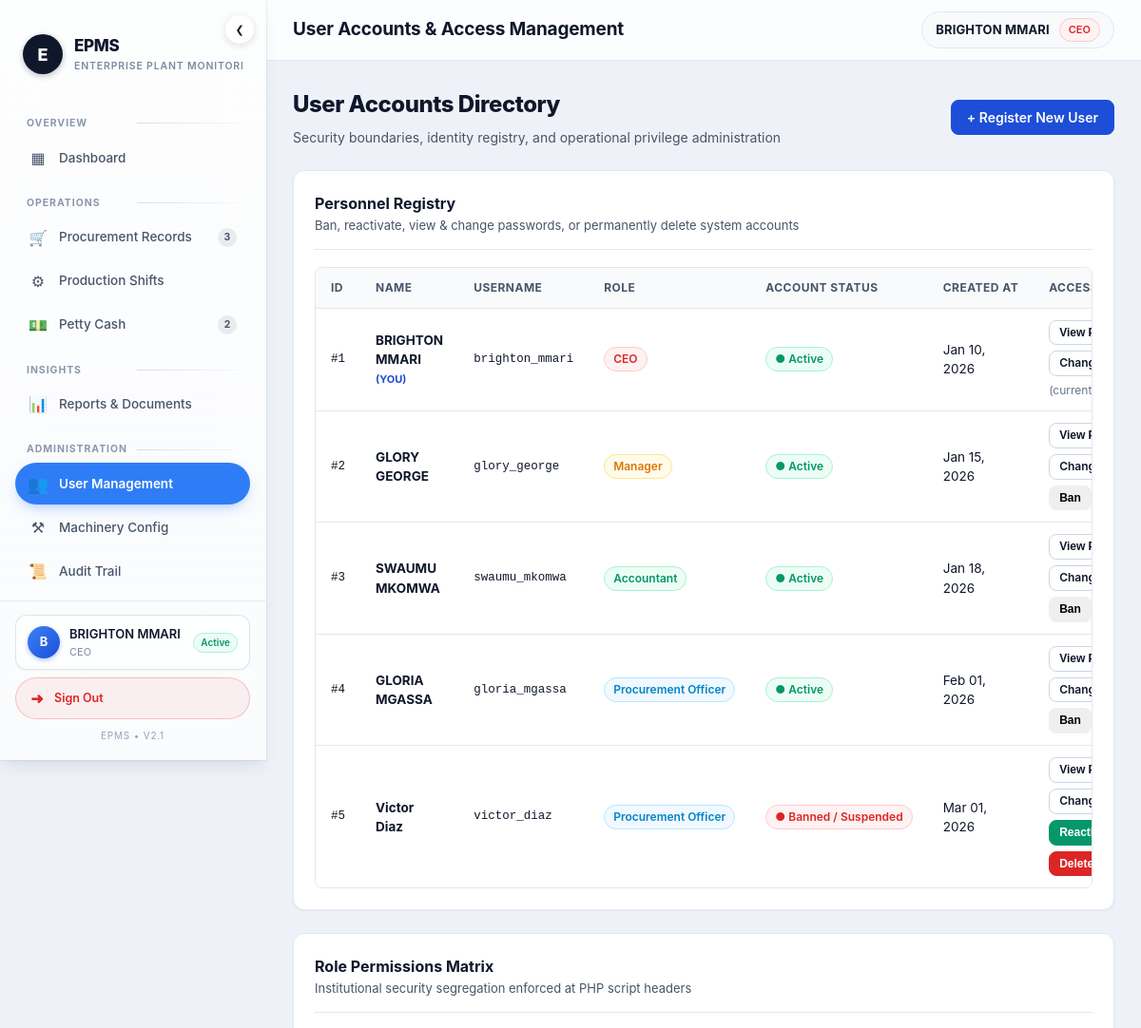
The page /users.php (signed in, upper part) on the database as committed earlier.
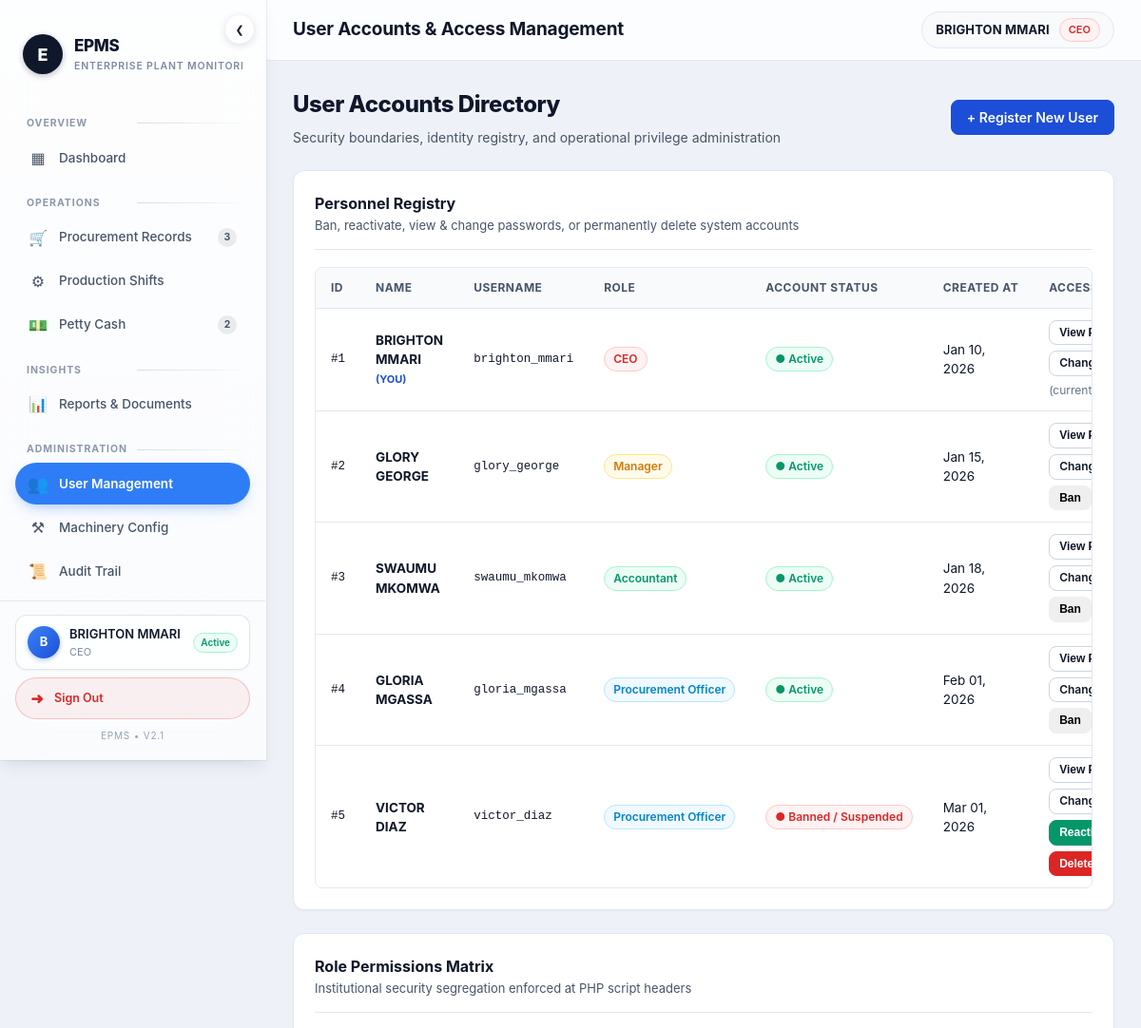
The same page on the database as committed later.
### tables this page shows
CREATE TABLE `users` (
  `id` INT UNSIGNED NOT NULL AUTO_INCREMENT,
  `name` VARCHAR(120) NOT NULL,
  `username` VARCHAR(60) NOT NULL,
  `password_hash` VARCHAR(255) NOT NULL,
  `password_encrypted` VARBINARY(512) NULL,
  `role` VARCHAR(40) NOT NULL,
  `status` VARCHAR(20) NOT NULL DEFAULT 'Active',
  `created_at` DATETIME NOT NULL DEFAULT CURRENT_TIMESTAMP,
  PRIMARY KEY (`id`),
  UNIQUE KEY `uq_users_username` (`username`)
);

### includes/functions.php (called while the page is built, shortened)
<?php
function formatDate(string $date): string {
    return date('M d, Y', strtotime($date));
}

### users.php (the view, shortened to what this page needs)
<?php
require_once __DIR__ . '/includes/functions.php';
$pageTitle = 'User Accounts & Access Management';
$users = $db->query("SELECT * FROM users ORDER BY id ASC")->fetchAll();
$showNewForm = isset($_GET['action']) && $_GET['action'] === 'new';
include __DIR__ . '/components/header.php';
?>
<main class="page-container">
    <div class="page-header" style="display:flex; justify-content:space-between; align-items:center; flex-wrap:wrap; gap:12px;">
        <div>
            <h2 class="page-title">User Accounts Directory</h2>
            <p class="page-subtitle">Security boundaries, identity registry, and operational privilege administration</p>
        </div>
        <div style="display:flex; gap:10px;">
            <?php if (!$showNewForm): ?>
                <a href="/users.php?action=new" class="btn btn-primary">+ Register New User</a>
            <?php else: ?>
                <a href="/users.php" class="btn btn-secondary">&larr; Back to Users</a>
            <?php endif; ?>
        </div>
    </div>
    <div class="card">
        <div class="card-header">
            <div>
                <h3 class="card-title">Personnel Registry</h3>
                <p class="card-subtitle">Ban, reactivate, view &amp; change passwords, or permanently delete system accounts</p>
            </div>
        </div>
        <div class="table-responsive">
            <table class="table">
                <thead>
                    <tr>
                        <th>ID</th>
                        <th>Name</th>
                        <th>Username</th>
                        <th>Role</th>
                        <th>Account Status</th>
                        <th>Created At</th>
                        <th>Access Governance</th>
                    </tr>
                </thead>
                <tbody>
                    <?php foreach ($users as $u):
                        $roleClass = match($u['role']) {
                            'CEO' => 'badge-danger',
                            'Manager' => 'badge-warning',
                            'Accountant' => 'badge-success',
                            'Procurement Officer' => 'badge-info',
                            default => 'badge-secondary',
                        };
                        $isCurrent = $u['id'] == $currentUserId;
                    ?>
                        <tr>
                            <td class="mono">#<?= $u['id'] ?></td>
                            <td>
                                <strong><?= htmlspecialchars($u['name']) ?></strong>
                                <?php if ($isCurrent): ?>
                                    <span style="font-size:11px; color:var(--primary); font-weight:700;">(YOU)</span>
                                <?php endif; ?>
                            </td>
                            <td class="mono"><?= htmlspecialchars($u['username']) ?></td>
                            <td><span class="badge <?= $roleClass ?>"><?= htmlspecialchars($u['role']) ?></span></td>
                            <td>
                                <?php if ($u['status'] === 'Active'): ?>
                                    <span class="badge badge-success">&#9679; Active</span>
                                <?php else: ?>
                                    <span class="badge badge-danger">&#9679; Banned / Suspended</span>
                                <?php endif; ?>
                            </td>
                            <td><?= formatDate($u['created_at']) ?></td>
                            <td>
                                <div style="display:flex; gap:6px; align-items:center; flex-wrap:wrap;">
                                    <form method="POST" action="/users.php" style="display:inline;">
                                        <button type="submit" class="btn btn-secondary btn-sm" onclick="return confirm('Reveal the password of <?= htmlspecialchars($u['name']) ?>? This action is recorded in the Audit Trail.');">
                                            View Password
                                        </button>
                                    </form>
                                    <a href="/users.php?action=password&user_id=<?= (int)$u['id'] ?>" class="btn btn-secondary btn-sm">Change Password</a>
                                    <?php if (!$isCurrent): ?>
                                        <form method="POST" action="/users.php" style="display:inline;">
                                            <?php if ($u['status'] === 'Active'): ?>
                                                <button type="submit" class="btn btn-warning btn-sm" onclick="return confirm('Suspend user <?= htmlspecialchars($u['name']) ?>? They will be unable to sign in.');">
                                                    Ban
                                                </button>
                                            <?php else: ?>
                                                <button type="submit" class="btn btn-success btn-sm">
                                                    Reactivate
                                                </button>
                                            <?php endif; ?>
                                        </form>
                                        <form method="POST" action="/users.php" style="display:inline;" onsubmit="return confirm('PERMANENT ACTION: Completely DELETE user <?= htmlspecialchars($u['name']) ?>? The account is removed for good; historical business records are preserved.');">
                                            <button type="submit" class="btn btn-danger btn-sm" style="background:#dc2626;">
                                                Delete
                                            </button>
                                        </form>
                                    <?php else: ?>
                                        <span style="font-size:12px; color:var(--text-subtle);">(current user)</span>
                                    <?php endif; ?>
                                </div>
                            </td>
                        </tr>
                    <?php endforeach; ?>
                </tbody>
            </table>
        </div>
    </div>
    <div class="card">
        <div class="card-header">
            <div>
                <h3 class="card-title">Role Permissions Matrix</h3>
                <p class="card-subtitle">Institutional security segregation enforced at PHP script headers</p>
            </div>
        </div>
    </div>
</main>
<?php include __DIR__ . '/components/footer.php'; ?>

### components/header.php (shortened to what this page needs)
<?php
$pageTitle = $pageTitle ?? 'Factory Operations';
$currentUserId = $_SESSION['user_id'] ?? 0;
$currentUserRole = $_SESSION['user_role'] ?? 'Guest';
$roleBadgeClass = match($currentUserRole) {
    'CEO' => 'badge-danger',
    'Manager' => 'badge-warning',
    'Accountant' => 'badge-success',
    'Procurement Officer' => 'badge-info',
    default => 'badge-secondary',
};
?>
<!DOCTYPE html>
<html lang="en">
<head>
    <link rel="stylesheet" href="/assets/css/style.css">
</head>
<body>
<div class="app-layout">
    <?php include __DIR__ . '/sidebar.php'; ?>
    <div class="app-main">
        <header class="app-header">
            <div class="header-title-wrap">
                <h1 class="header-page-title"><?= htmlspecialchars($pageTitle) ?></h1>
            </div>
            <div class="header-actions">
                <div class="header-user-chip" title="Signed-in account">
                    <span class="header-user-name"><?= htmlspecialchars($currentUserName) ?></span>
                    <span class="badge <?= $roleBadgeClass ?>"><?= htmlspecialchars($currentUserRole) ?></span>
                </div>
            </div>
        </header>

### components/sidebar.php (shortened to what this page needs)
<?php
$currentUserRole  = $_SESSION['user_role'] ?? 'Guest';
$currentUserStatus = $_SESSION['user_status'] ?? 'Active';
$currentUserName  = $_SESSION['user_name'] ?? 'Guest User';
$currentUserInitial = strtoupper(mb_substr($currentUserName, 0, 1));
$activeNav = $activeNav ?? 'dashboard';
$isPo = $currentUserRole === 'Procurement Officer';
$pendingPoCount = 0;
if (isset($db) && $db) {
    try {
        if ($isPo) {
            $pendingPoCount = (int)$db->query(
                "SELECT COUNT(*) FROM procurement_entries WHERE status NOT IN ('Finalized', 'Rejected')"
            )->fetchColumn();
        } elseif ($currentUserRole === 'Manager') {
            $pendingPoCount = (int)$db->query(
                "SELECT COUNT(*) FROM procurement_entries WHERE status IN ('Pending Manager Review', 'Pending Approval')"
            )->fetchColumn();
        } elseif ($currentUserRole === 'Accountant') {
            $pendingPoCount = (int)$db->query(
                "SELECT COUNT(*) FROM procurement_entries WHERE status = 'Pending Accountant Review'"
            )->fetchColumn();
        } else {
            $pendingPoCount = (int)$db->query(
                "SELECT COUNT(*) FROM procurement_entries WHERE status NOT IN ('Finalized', 'Rejected')"
            )->fetchColumn();
        }
        if (!$isPo) {
            $openFloatCount = (int)$db->query(
                "SELECT COUNT(*) FROM petty_cash_issuances WHERE status = 'Active'"
            )->fetchColumn();
        }
    } catch (Exception $e) {
    }
}
function nav_item(string $href, string $icon, string $label, string $key, string $activeNav, int $badge = 0): void
{
    $active = $activeNav === $key;
    ?>
    <li class="nav-item <?= $active ? 'active' : '' ?>">
        <a href="<?= htmlspecialchars($href) ?>" data-tooltip="<?= htmlspecialchars($label) ?>">
            <span class="nav-icon"><?= $icon ?></span>
            <span class="nav-text"><?= htmlspecialchars($label) ?></span>
            <?php if ($badge > 0): ?>
                <span class="nav-badge" aria-label="<?= (int)$badge ?> pending"><?= $badge > 99 ? '99+' : $badge ?></span>
            <?php endif; ?>
        </a>
    </li>
    <?php
}
    ?>
<aside class="app-sidebar" id="app-sidebar" data-collapsed="false">
    <button type="button" class="sidebar-toggle" id="sidebar-toggle" aria-expanded="true"
            aria-controls="app-sidebar" aria-label="Collapse sidebar">
        <span class="sidebar-toggle-arrow">&#10094;</span>
    </button>
    <div class="sidebar-brand">
        <div class="brand-icon">E</div>
        <div class="brand-text">
            <h1>EPMS</h1>
            <span>Enterprise Plant Monitoring</span>
        </div>
    </div>
    <nav class="sidebar-nav">
        <?php if ($isPo): ?>
        <div class="nav-section-title"><span class="nav-text">Procurement</span></div>
        <ul class="nav-list">
            <?php nav_item('/procurement.php', '&#128722;', 'Procurement Records', 'procurement', $activeNav, $pendingPoCount); ?>
            <?php nav_item('/reports.php', '&#128202;', 'Reports', 'reports', $activeNav); ?>
        </ul>
        <?php else: ?>
        <div class="nav-section-title"><span class="nav-text">Overview</span></div>
        <ul class="nav-list">
            <?php nav_item('/dashboard.php', '&#9638;', 'Dashboard', 'dashboard', $activeNav); ?>
        </ul>
        <div class="nav-section-title"><span class="nav-text">Operations</span></div>
        <ul class="nav-list">
            <?php nav_item('/procurement.php', '&#128722;', 'Procurement Records', 'procurement', $activeNav, $pendingPoCount); ?>
        </ul>
        <div class="nav-section-title"><span class="nav-text">Insights</span></div>
        <ul class="nav-list">
        </ul>
        <?php if ($currentUserRole === 'CEO'): ?>
        <div class="nav-section-title"><span class="nav-text">Administration</span></div>
        <ul class="nav-list">
            <?php nav_item('/users.php', '&#128101;', 'User Management', 'users', $activeNav); ?>
        </ul>
        <?php endif; ?>
        <?php endif; ?>
    </nav>
    <div class="sidebar-footer">
        <div class="sidebar-user-card" data-tooltip="<?= htmlspecialchars($currentUserName) ?>">
            <div class="user-avatar-sm"><?= htmlspecialchars($currentUserInitial) ?></div>
            <div class="user-meta-sm">
                <div class="user-meta-name"><?= htmlspecialchars($currentUserName) ?></div>
                <div class="user-meta-role">
                    <?= htmlspecialchars($currentUserRole) ?>
                </div>
            </div>
            <span class="badge <?= $currentUserStatus === 'Active' ? 'badge-success' : 'badge-danger' ?>"
                  style="margin-left:auto; font-size:10px; padding:2px 7px;">
                <?= htmlspecialchars($currentUserStatus) ?>
            </span>
        </div>
        <a href="/logout.php" class="sidebar-signout" data-tooltip="Sign Out">
            <span class="nav-icon">&#10140;</span>
            <span class="nav-text">Sign Out</span>
        </a>
        <div class="sidebar-copyright">EPMS &bull; v2.1</div>
    </div>
</aside>

### components/footer.php (shortened to what this page needs)
    </div>
</div>
</body>
</html>

Rows that differ between the two databases and show on the page:
changed users "victor_diaz": name "Victor Diaz" → "VICTOR DIAZ"
